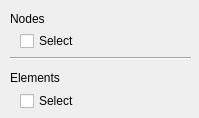
<?xml version="1.0" encoding="UTF-8"?>
<ui version="4.0">
 <class>SelectionSceneviewerWidgetDlg</class>
 <widget class="QWidget" name="SelectionSceneviewerWidgetDlg">
  <property name="geometry">
   <rect>
    <x>0</x>
    <y>0</y>
    <width>199</width>
    <height>118</height>
   </rect>
  </property>
  <property name="windowTitle">
   <string>Form</string>
  </property>
  <widget class="QLabel" name="nodeLabel">
   <property name="geometry">
    <rect>
     <x>10</x>
     <y>10</y>
     <width>62</width>
     <height>17</height>
    </rect>
   </property>
   <property name="text">
    <string>Nodes</string>
   </property>
  </widget>
  <widget class="QWidget" name="ControlWidget" native="true">
   <property name="enabled">
    <bool>true</bool>
   </property>
   <property name="geometry">
    <rect>
     <x>10</x>
     <y>30</y>
     <width>181</width>
     <height>91</height>
    </rect>
   </property>
   <widget class="QCheckBox" name="enableSelection">
    <property name="geometry">
     <rect>
      <x>10</x>
      <y>0</y>
      <width>94</width>
      <height>22</height>
     </rect>
    </property>
    <property name="text">
     <string>Select</string>
    </property>
    <property name="checked">
     <bool>false</bool>
    </property>
   </widget>
   <widget class="Line" name="line">
    <property name="geometry">
     <rect>
      <x>0</x>
      <y>20</y>
      <width>181</width>
      <height>16</height>
     </rect>
    </property>
    <property name="orientation">
     <enum>Qt::Horizontal</enum>
    </property>
   </widget>
   <widget class="QCheckBox" name="elementSelection">
    <property name="geometry">
     <rect>
      <x>10</x>
      <y>60</y>
      <width>94</width>
      <height>22</height>
     </rect>
    </property>
    <property name="text">
     <string>Select</string>
    </property>
    <property name="checked">
     <bool>false</bool>
    </property>
   </widget>
   <widget class="QLabel" name="elementLabel">
    <property name="geometry">
     <rect>
      <x>0</x>
      <y>40</y>
      <width>62</width>
      <height>16</height>
     </rect>
    </property>
    <property name="text">
     <string>Elements</string>
    </property>
    <property name="indent">
     <number>0</number>
    </property>
   </widget>
  </widget>
 </widget>
 <resources/>
 <connections>
  <connection>
   <sender>enableSelection</sender>
   <signal>stateChanged(int)</signal>
   <receiver>SelectionSceneviewerWidgetDlg</receiver>
   <slot>enableSelectionToggle()</slot>
   <hints>
    <hint type="sourcelabel">
     <x>69</x>
     <y>40</y>
    </hint>
    <hint type="destinationlabel">
     <x>198</x>
     <y>40</y>
    </hint>
   </hints>
  </connection>
  <connection>
   <sender>elementSelection</sender>
   <signal>stateChanged(int)</signal>
   <receiver>SelectionSceneviewerWidgetDlg</receiver>
   <slot>elementSelectionToggle()</slot>
   <hints>
    <hint type="sourcelabel">
     <x>94</x>
     <y>99</y>
    </hint>
    <hint type="destinationlabel">
     <x>244</x>
     <y>100</y>
    </hint>
   </hints>
  </connection>
 </connections>
 <slots>
  <slot>enableSelectionToggle()</slot>
  <slot>enableEditToggle()</slot>
  <slot>enableCreateToggle()</slot>
  <slot>enableConstrainToggle()</slot>
  <slot>lineSelectionToggle()</slot>
  <slot>surfacesSelectionToggle()</slot>
  <slot>elementSelectionToggle()</slot>
 </slots>
</ui>
